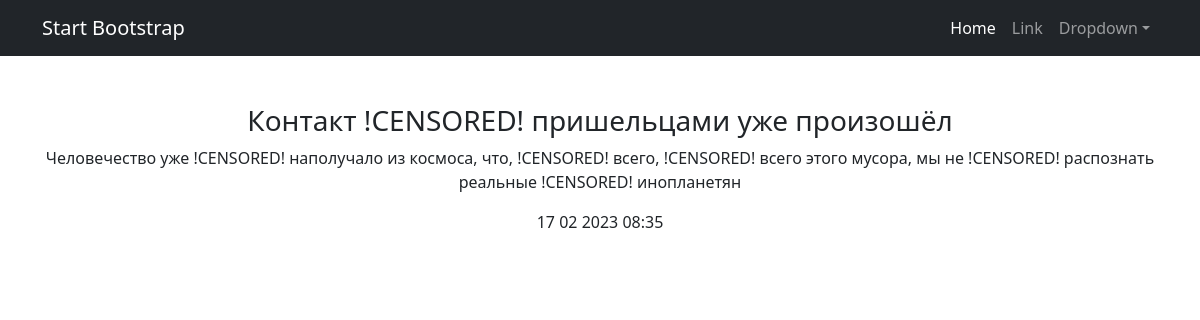
Page /news/4 on the committed database.
### news_paper/models.py (models this page shows, shortened)
class Post(models.Model):
    author = models.ForeignKey(Author, on_delete=models.CASCADE)
    record = models.CharField(max_length=20, help_text='Публикация', choices=[('A', 'article'), ('N', 'news')])
    date_time = models.DateTimeField(auto_now_add=True)
    category = models.ManyToManyField(Category)
    title = models.CharField(max_length=100, help_text='Заголовок статьи/новости')
    text = models.TextField(help_text='Текст статьи/новости')
    rating = models.PositiveSmallIntegerField()

### news_paper/views.py (the view)
# urls.py: path('news/<int:pk>', New.as_view(), name='new'),
class New(DetailView):
    model = Post
    template_name = 'new.html'
    context_object_name = 'new'

### news_paper/templatetags/custom_filters.py (called while the page is built)
@register.filter()
def censor(value:str):
    arr = value.split(' ')
    for index, v in enumerate(arr):
        if v.startswith('с'): arr[index] = '!CENSORED!'
    return ' '.join(arr)

### templates/new.html (shortened to what this page needs)
{% extends 'default.html' %}
{% load custom_filters %}
{% block main %}
        <h3>{{ new.title|censor }}</h3>
        <p>{{ new.text|censor }}</p>
        <p>{{ new.date_time|date:'d m Y h:i' }}</p>
{% endblock %}

### rows in the picture
Post: title|censor "Контакт !CENSORED! пришельцами уже произошёл", text|censor "Человечество уже !CENSORED! наполучало из космоса, что, !CENSORED! всего, !CENSORED! всего этого мусора, мы не !CENSORED! распознать реальные !CENSORED! инопланетян", date_time "17 02 2023 08:35"
